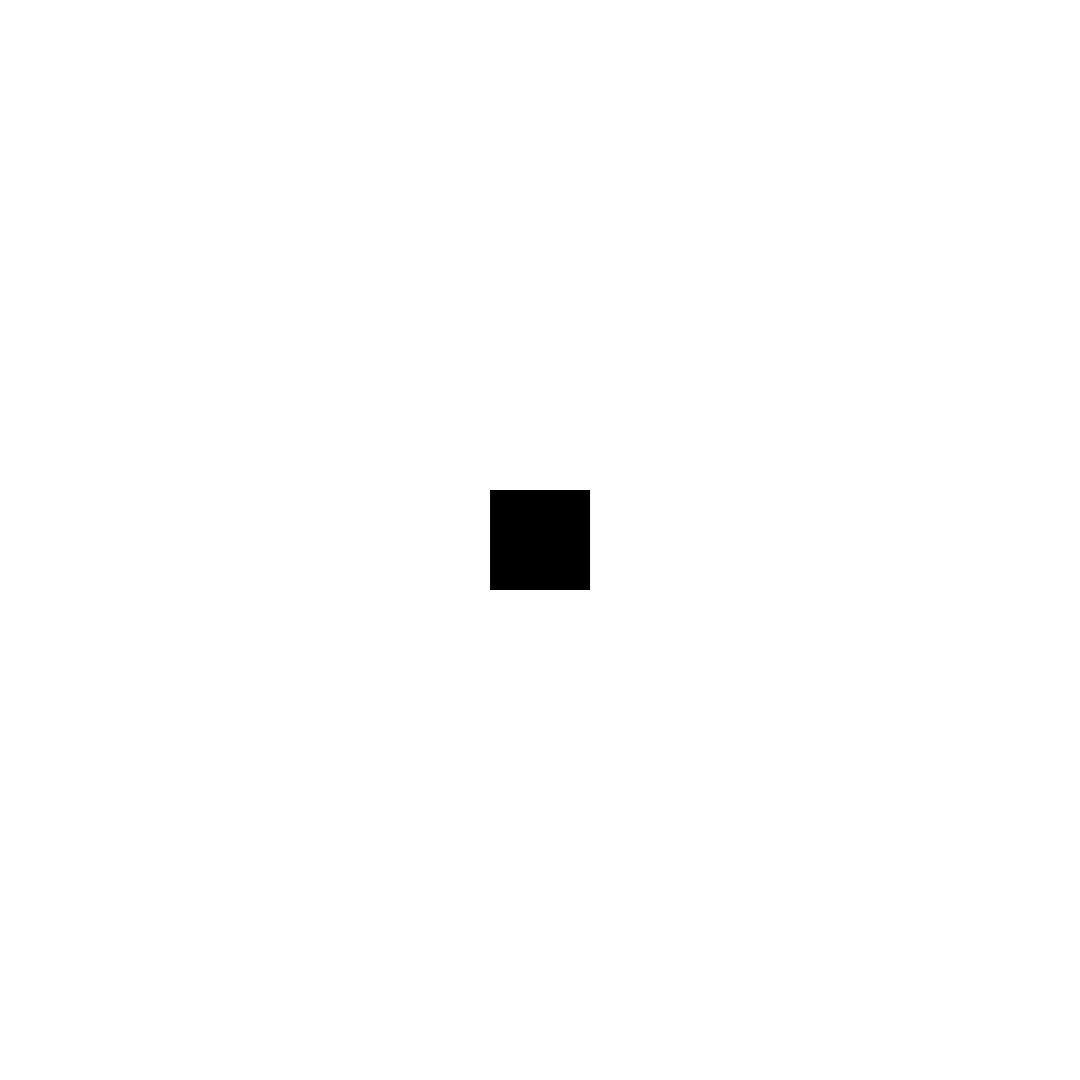
Frame 1 (no input)
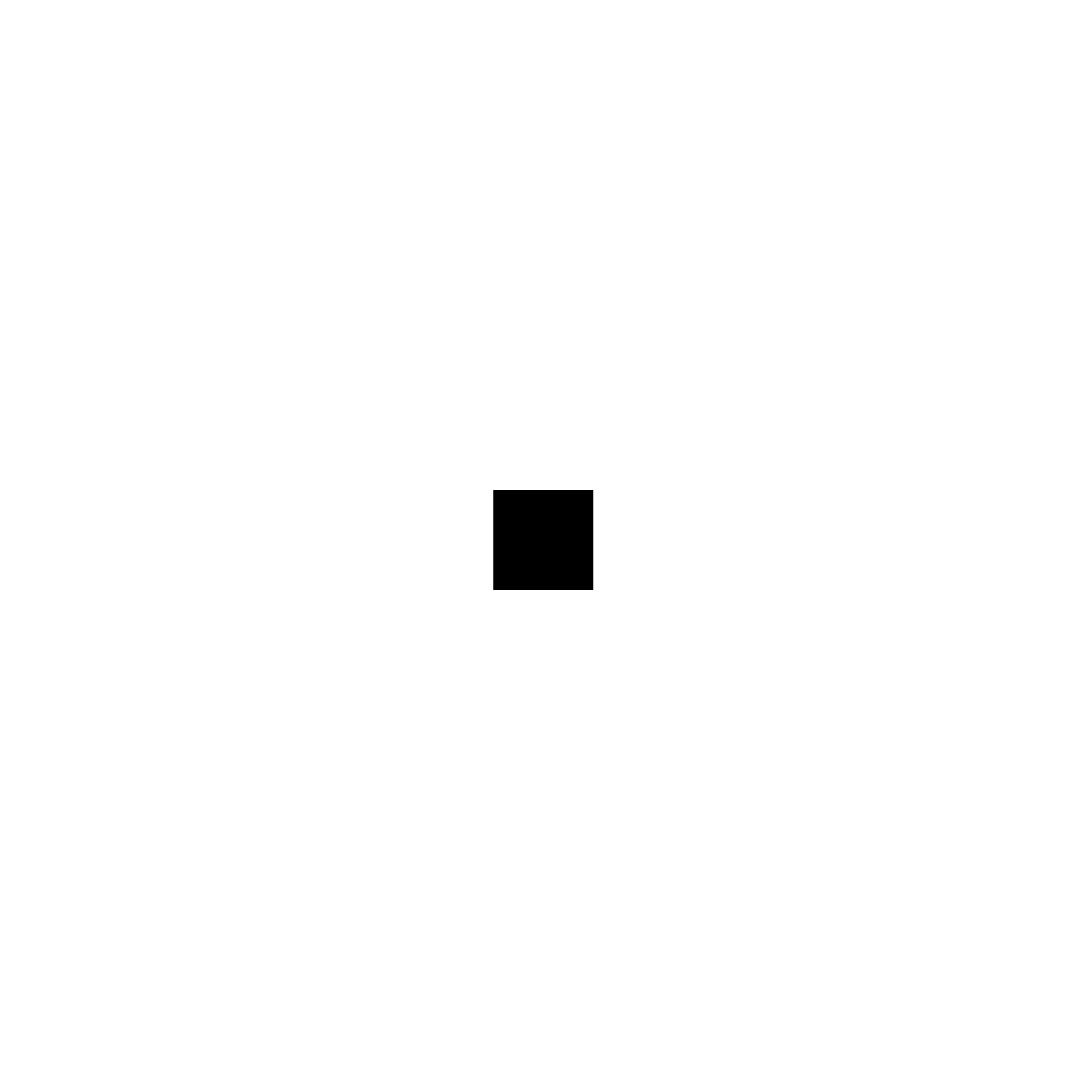
Frame 60 (the mouse pressed at the canvas centre just before this capture)
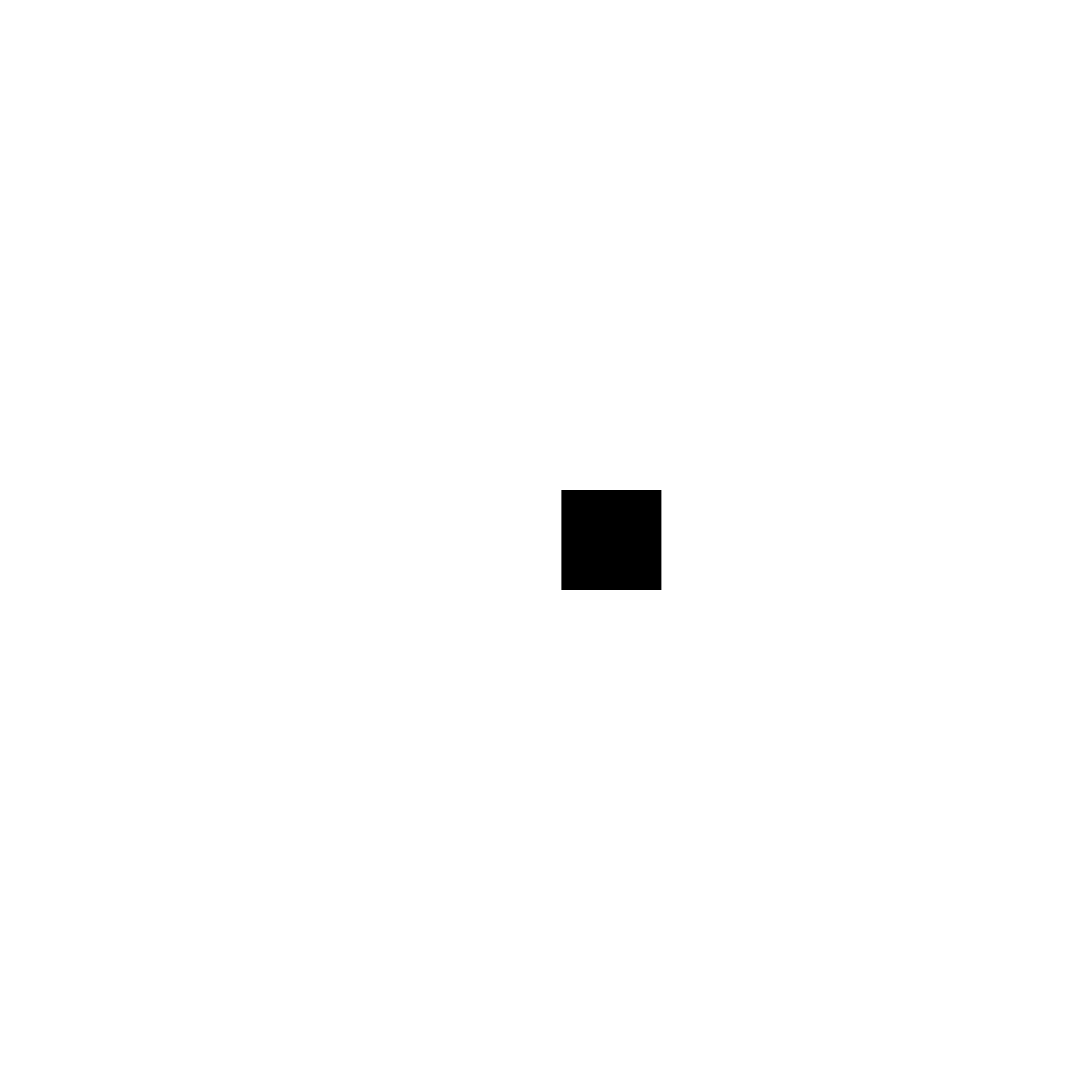
Frame 120 (the mouse held since frame 60 and released just before this capture)

The Processing sketch that drew these frames (run headless with seeded random() and noise(); from frame 60 on, the mouse is pressed at the canvas centre):

// Processing sketch: week08_intro_map_02
// ── week08_intro_map_02.pde
float x;
float y;
float xC;
float rSize;
float counter;

float mMouseX;

void setup() {
  // set window position
  surface.setLocation(0,0);
  
  // set window size
  size(1080,1080);
  
  rSize = 100;
  x = width * 0.5;
  y = height * 0.5;
}


void draw() {
  // set bg color
  background(255,255,255,255);
  
  mMouseX = map(mouseX, 0, width, 0.0001, 0.1);
  
  // update the value of counter
  counter = counter + mMouseX;
  
  // -1,1 
  // will -1080, 1080
  // we want to map the output value: 0 - 1080
  x = sin(counter) * width;
  
  // map the input value 
  // 0 - 1080
  xC = map(x, -width, width, 0, width);
  
  noStroke();
  fill(0);
  
  rectMode(CENTER);
  
  rect(xC, y, rSize, rSize);
}
